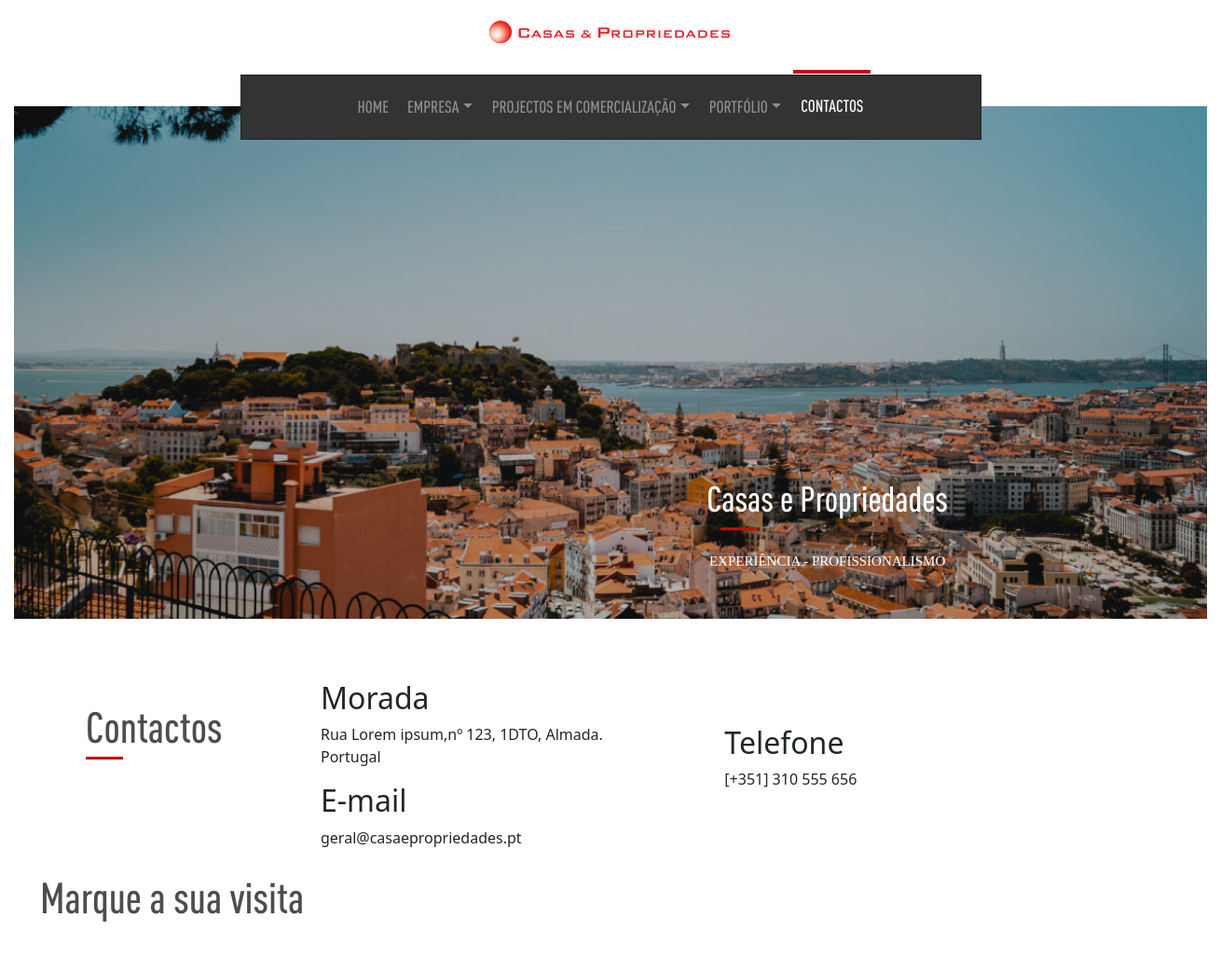
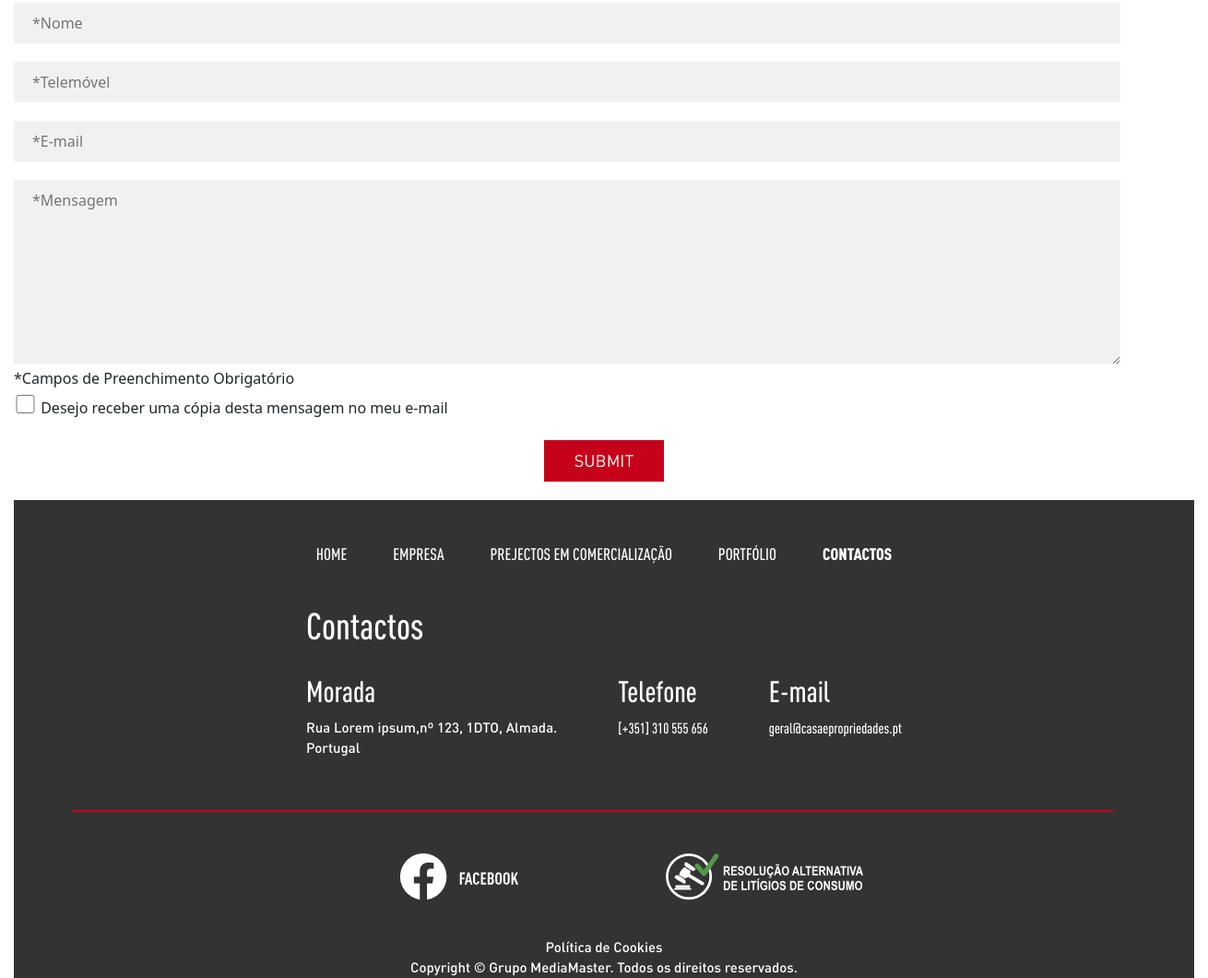
/contactos.php, run on the app's committed database (2 pictures, top to bottom).
### tables this page shows
CREATE TABLE `carousel` (
  `id` int(11) NOT NULL,
  `imagem` varchar(1000) NOT NULL,
  `titulo` varchar(100) NOT NULL,
  `texto` varchar(500) NOT NULL
);

CREATE TABLE `contactos` (
  `id` int(11) NOT NULL,
  `morada` varchar(500) NOT NULL,
  `telefone` varchar(500) NOT NULL,
  `email` varchar(500) NOT NULL,
  `facebook` varchar(500) NOT NULL,
  `email_form` varchar(500) NOT NULL
);

### contactos.php (called while the page is built)
<?php
$current_menu = "contactos";
require "components/header.php";
require "views/contactos_view.php";
require "components/footer.php";
?>

### helpers/_base_de_dados_helper.php (called while the page is built, shortened)
<?php
$base_dados = [
  "host" => "localhost",
  "dbname" => "casas_e_prop_bd",
  "user" => "root",
  "pass" => "",
];
$pdo = new PDO("mysql:host=$base_dados[host];dbname=$base_dados[dbname];charset=utf8mb4","$base_dados[user]","$base_dados[pass]");
function selectSql($sql){
  global $pdo;
  $consulta = $pdo->query($sql);
  $resultado = $consulta->fetchAll(PDO::FETCH_ASSOC);
  return $resultado;
}
function selectSqlUnico($sql){
  global $pdo;
  $consulta = $pdo->query($sql);
  $resultado = $consulta->fetch(PDO::FETCH_ASSOC);
  return $resultado;
}
?>

### helpers/carousel_helper.php (called while the page is built)
<?php
function getCarousel(){
  $resultado = selectSql("SELECT * FROM carousel");
  return $resultado;
}
?>

### helpers/contactos_helper.php (called while the page is built)
<?php
function getContactos(){
  $resultado = selectSqlUnico("SELECT * FROM contactos");
  return $resultado;
}
?>

### views/contactos_view.php (the view, shortened to what this page needs)
<main class="container-fluid pt-5 px-0">
  <div class="row title mb-4 ps-1">
    <div class="col-3">
      <h1>Contactos</h1>
      <div class="red-separator"></div>
    </div>
    <div class="col-4">
      <div>
        <h2>Morada</h2>
        <p>
          <?= $contactos["morada"] ?>
        </p>
      </div>
      <div>
        <h2>E-mail</h2>
        <?= $contactos["email"] ?>
      </div>
    </div>
    <div class="col-2 mt-5">
      <div>
        <h2>Telefone</h2>
        <?= $contactos["telefone"] ?>
      </div>
    </div>
  </div>
  <div class="row title2 ms-3 mb-5" >
    <div class="col-3">
      <h1><span>Mar</span>que a sua visita</h1>
    </div>
  </div>
  <div class="row mt-5">
    <div class="col-12 contactos">
      <form action="" method="post">
        <input type="text" name="nome" placeholder="*Nome" autofocus>
        <br>
        <input type="number" name="telemovel" placeholder="*Telemóvel" autofocus>
        <br>
        <input type="mail" name="nome" placeholder="*E-mail" autofocus>
        <br>
        <textarea name="mensagem" id="" placeholder="*Mensagem"></textarea>
        <h6>*Campos de Preenchimento Obrigatório</h6>
        <input type="checkbox" name="copia">
        <label for="" id="checkbox" >Desejo receber uma cópia desta mensagem no meu e-mail</label>
        <br><br>
        <div class="d-flex justify-content-center">
          <input type="submit" title="ENVIAR">
        </div>
      </form>
    </div>
  </div>
</main>

### components/header.php (shortened to what this page needs)
<?php
  $contactos = getContactos();
  $carousel = getCarousel();
?>
<!DOCTYPE html>
<html lang="pt">
<head>
  <link href="https://cdn.jsdelivr.net/npm/bootstrap@5.3.3/dist/css/bootstrap.min.css" rel="stylesheet">
  <link rel="stylesheet" href="public/fonts/din_pro/stylesheet.css">
  <link rel="stylesheet" href="public/fonts/montserrat/stylesheet.css">
  <link rel="stylesheet" href="public/fonts/open_sans/stylesheet.css">
  <link rel="stylesheet" href="public/css/style.css">
</head>
<body>
  <header class="container-fluid">
    <div class="row">
      <div class="col-12 text-center logo_nav">
        <img src="public/img/extras/logo.svg" alt="logo" id="logotipo">
      </div>
    </div>
    <div class="row">
      <div class="col-12 text-center px-0 ">
        <nav class="navbar navbar-expand-md border border-dark m-auto nav-desktop">
          <div class="container-fluid">
            <div class="collapse navbar-collapse" id="navbarNavDropdown">
              <ul class="navbar-nav m-auto">
                <li class="nav-item">
                  <a class="nav-link <?= ($current_menu == "home") ? "active" : "" ?>" aria-current="page" href="index.php">HOME</a>
                </li>
                <li class="nav-item dropdown">
                  <a class="nav-link <?= ($current_menu == "empresa") ? "active" : "" ?> dropdown-toggle" id="empresa" role="button" data-bs-toggle="dropdown" aria-expanded="false">
                    EMPRESA
                  </a>
                </li>
                <li class="nav-item dropdown">
                  <a class="nav-link <?= ($current_menu == "projectos") ? "active" : "" ?> dropdown-toggle" href="#" role="button" data-bs-toggle="dropdown" aria-expanded="false">
                    PROJECTOS EM COMERCIALIZAÇÃO
                  </a>
                </li>
                <li class="nav-item dropdown">
                  <a class="nav-link <?= ($current_menu == "portfolio") ? "active" : "" ?> dropdown-toggle" href="#" role="button" data-bs-toggle="dropdown" aria-expanded="false">
                    PORTFÓLIO
                  </a>
                </li>
                <li class="nav-item">
                  <a class="nav-link <?= ($current_menu == "contactos") ? "active" : "" ?>" href="contactos.php">CONTACTOS</a>
                </li>
              </ul>
            </div>
          </div>
        </nav>
      </div>
    </div>
    <div class="row">
      <div class="col-12 text-center px-0 header-image">
        <div id="carouselExampleAutoplaying" class="carousel slide" data-bs-ride="carousel">
          <div class="carousel-inner">
            <?php foreach($carousel as $i => $c): ?>
              <div class="carousel-item carousel-item <?= ($i == 0) ? "active" : "" ?>">
                <img src="<?= $c["imagem"] ?>" class="d-block w-100" alt="...">
                <div class="carousel-caption d-flex justify-content-end header-image-caption">
                  <div>
                    <h1><?= $c["titulo"] ?></h1>
                    <div class="red-separator-c"></div>
                    <br>
                    <h4><?= $c["texto"] ?></h4>
                  </div>
                </div>
              </div>
            <?php endforeach?>
          </div>
        </div>
      </div>
    </div>
  </header>

### components/footer.php
  <footer class="container-fluid">
    <div class="row footer-nav">
      <div class="col-12">
        <nav>
          <a href="#" class="<?= ($current_menu == "home") ? "activated" : "" ?>">
            HOME
          </a>
          <a href="#" onclick="abrir_com_delay('empresa')" class="<?= ($current_menu == "empresa") ? "activated" : "" ?>">
            EMPRESA
          </a>
          <a href="#" class="<?= ($current_menu == "projectos") ? "activated" : "" ?>">
            PREJECTOS EM COMERCIALIZAÇÃO
          </a>
          <a href="#" class="<?= ($current_menu == "portfolio") ? "activated" : "" ?>">
            PORTFÓLIO
          </a>
          <a href="#" class="<?= ($current_menu == "contactos") ? "activated" : "" ?>">
            CONTACTOS
          </a>
        </nav>
      </div>
    </div>
    <div class="row">
      <div class="col-12 contacts">
        <div class="contacts-title">
          <h1>Contactos</h1>
        </div>
        <div class="morada">
          <h2>Morada</h2>
          <p>
            <?= $contactos["morada"] ?>
          </p>
        </div>
        <div>
          <h2>Telefone</h2>
          <?= $contactos["telefone"] ?>
        </div>
        <div>
          <h2>E-mail</h2>
          <?= $contactos["email"] ?>
        </div>
      </div>
    <div class="row">
      <div class="col-12 separator-footer">
      </div>
    </div>
    <div class="row">
      <div class="col-12 footer-img">
        <div>
          <a href="">
            <img src="public/img/svg/facebook-branco.svg" alt="facebook">
          </a>
        </div>
        <div>
          <a href="ralc.php">
            <img src="public/img/svg/ralc.svg" alt="ralc">
          </a>
        </div>
      </div>
    </div>
    <div class="cookies-copyright">
      Política de Cookies <br>
      Copyright ©  Grupo MediaMaster. Todos os direitos reservados.
    </div>
  </footer>
</body>
</html>

### public/css/style.css (style rules this page uses)
:root { --cinza: rgb(77, 77, 77); --cinza-escuro: rgb(51, 51, 51); --cinza-claro: rgb(102, 102, 102); --cinza-contactos: rgb(241, 241, 241); --vermelho: rgb(198, 2, 26); --branco: rgb(255, 255, 255); --preto: rgb(0, 0, 0); }
body { margin: 0px auto; max-width: 1280px; min-width: 360px; }
.red-separator { background-color: rgb(194, 11, 11); width: 40px; height: 3px; margin: 5px 0px 0px 73px; }
.red-separator-c { background-color: rgb(194, 11, 11); width: 40px; height: 3px; margin: -15px 0px 0px 15px; }
header #logotipo { max-width: 280px; margin: 15px 0px 25px 0px; }
header .nav-desktop { background-color: var(--cinza-escuro); height: 70px; width: 795px; z-index: 1; }
header nav .nav-item .nav-link { font-family: 'DIN-cond-med'; font-size: 18px; color: rgba(255, 255, 255, 0.45); padding-top: 21px; position: relative; bottom: 9px; border-top: 5px solid transparent; margin: 0px 2px 0px 2px; }
.dropdown-toggle::after { margin: 1px; }
.navbar-nav .nav-link.active, .navbar-nav .nav-link.show { color: var(--branco); }
.navbar-nav .nav-link.active { border-top: 4px solid var(--vermelho); }
header .header-image { margin: auto; margin: -36px 0px 18px 0px; height: fit-content; }
header .carousel-caption { padding-right: 86px; height: 156px; flex-wrap: wrap; color: white; z-index: 1; }
header .header-image-caption div > h1 { font-family: 'DIN-cond-med'; font-size: 38px; margin-bottom: 22px; }
header .header-image-caption div > h4 { font-family: 'Montserrat'; font-size: 15px; text-transform: uppercase; }
main .title2 h1 { font-family: 'DIN-cond-med'; font-size: 46px; color: var(--cinza); width: 500px; }
main .title h1 { font-family: 'DIN-cond-med'; font-size: 46px; color: var(--cinza); margin: 22px 0px 0px 73px; }
.carousel-item > div { display: flex; justify-content: center; flex-wrap: wrap; margin: auto; align-items: center; gap: 30px; }
footer { height: fit-content; background-color: var(--cinza-escuro); color: var(--branco); font-family: 'DIN-cond-med'; }
footer nav { margin-top: 45px; display: flex; justify-content: center; column-gap: 50px; }
footer nav a { font-size: 18px; text-decoration: none; color: inherit; min-width: fit-content; }
footer nav .activated { font-family: 'DIN-cond-black'; }
footer .contacts > .contacts-title { font-size: 46px; margin: 40px 0px 20px 0px; width: 650px; }
footer .contacts { margin: auto; max-width: 670px; display: flex; flex-wrap: wrap; justify-content: space-between; }
footer .contacts p { font-family: 'DIN-med'; font-size: 15px; }
footer .separator-footer { background-color: var(--vermelho); height: 2px; margin: 40px auto; width: 90%; }
footer .footer-img { position: relative; left: 42px; top: 5px; display: flex; justify-content: center; column-gap: 160px; }
footer .footer-img div img { height: 50px; }
footer .cookies-copyright { font-family: 'DIN-med'; font-size: 15px; text-align: center; display: flex; justify-content: center; align-items: center; margin-top: 45px; }
.logo_nav { display: flex; align-items: center; justify-content: center; }
.contactos form input:not([type=checkbox]) { margin-bottom: 20px; }
.contactos form input[type=text], input[type=number], input[type=mail], textarea { width: 1200px; border: none; background-color: #f1f1f1; padding: 10px 20px; }
.contactos form h6 { width: 1300px; }
input[type=checkbox] { height: 20px; width: 25px; }
.contactos form div input[type=submit] { font-family: 'DIN'; font-size: 18px; text-transform: uppercase; background-color: var(--vermelho); color: var(--branco); height: 45px; width: 130px; margin-top: -25px; border: none; }
.contactos form textarea { resize: vertical; min-height: 200px; max-height: 400px; }

### data on the page
carousel: imagem (picture), titulo "Casas e Propriedades", texto "EXPERIÊNCIA - PROFISSIONALISMO"
contactos: morada "Rua Lorem ipsum,nº 123, 1DTO, Almada. Portugal", email "geral@casaepropriedades.pt", telefone "[+351] 310 555 656"
